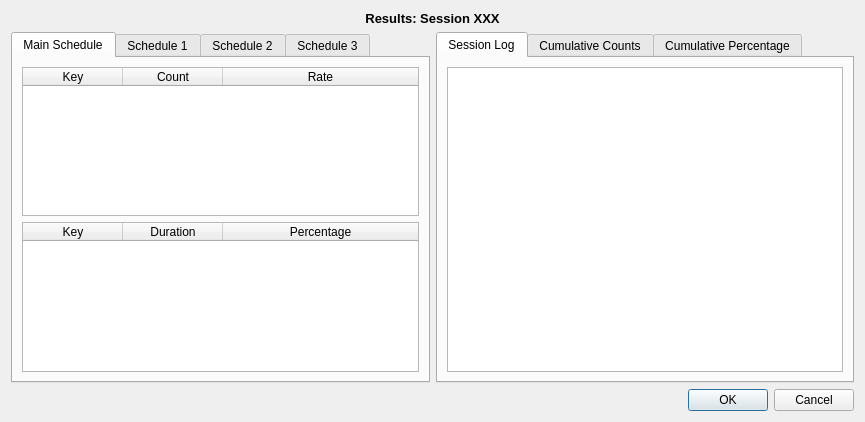
<?xml version="1.0" encoding="UTF-8"?>
<ui version="4.0">
 <class>ResultsDialog</class>
 <widget class="QDialog" name="ResultsDialog">
  <property name="geometry">
   <rect>
    <x>0</x>
    <y>0</y>
    <width>865</width>
    <height>422</height>
   </rect>
  </property>
  <property name="windowTitle">
   <string>Dialog</string>
  </property>
  <layout class="QVBoxLayout" name="verticalLayout_2">
   <item>
    <layout class="QVBoxLayout" name="verticalLayout">
     <item>
      <widget class="QLabel" name="labelTitle">
       <property name="text">
        <string>&lt;html&gt;&lt;head/&gt;&lt;body&gt;&lt;p align=&quot;center&quot;&gt;&lt;span style=&quot; font-size:10pt; font-weight:600;&quot;&gt;Results: Session XXX&lt;/span&gt;&lt;/p&gt;&lt;/body&gt;&lt;/html&gt;</string>
       </property>
       <property name="alignment">
        <set>Qt::AlignCenter</set>
       </property>
      </widget>
     </item>
     <item>
      <layout class="QHBoxLayout" name="horizontalLayout">
       <item>
        <widget class="QTabWidget" name="tabWidget">
         <property name="currentIndex">
          <number>0</number>
         </property>
         <widget class="QWidget" name="tabScheduleMain">
          <attribute name="title">
           <string>Main Schedule</string>
          </attribute>
          <layout class="QVBoxLayout" name="verticalLayout_3">
           <item>
            <widget class="QTableWidget" name="tableMainFreqAll">
             <property name="focusPolicy">
              <enum>Qt::NoFocus</enum>
             </property>
             <property name="editTriggers">
              <set>QAbstractItemView::NoEditTriggers</set>
             </property>
             <attribute name="horizontalHeaderStretchLastSection">
              <bool>true</bool>
             </attribute>
             <attribute name="verticalHeaderVisible">
              <bool>false</bool>
             </attribute>
             <column>
              <property name="text">
               <string>Key</string>
              </property>
             </column>
             <column>
              <property name="text">
               <string>Count</string>
              </property>
             </column>
             <column>
              <property name="text">
               <string>Rate</string>
              </property>
             </column>
            </widget>
           </item>
           <item>
            <widget class="QTableWidget" name="tableMainDurAll">
             <property name="focusPolicy">
              <enum>Qt::NoFocus</enum>
             </property>
             <property name="editTriggers">
              <set>QAbstractItemView::NoEditTriggers</set>
             </property>
             <attribute name="horizontalHeaderStretchLastSection">
              <bool>true</bool>
             </attribute>
             <attribute name="verticalHeaderVisible">
              <bool>false</bool>
             </attribute>
             <column>
              <property name="text">
               <string>Key</string>
              </property>
             </column>
             <column>
              <property name="text">
               <string>Duration</string>
              </property>
             </column>
             <column>
              <property name="text">
               <string>Percentage</string>
              </property>
             </column>
            </widget>
           </item>
          </layout>
         </widget>
         <widget class="QWidget" name="tabScheduleOne">
          <attribute name="title">
           <string>Schedule 1</string>
          </attribute>
          <layout class="QVBoxLayout" name="verticalLayout_4">
           <item>
            <widget class="QTableWidget" name="tableMainFreqOne">
             <property name="focusPolicy">
              <enum>Qt::NoFocus</enum>
             </property>
             <property name="editTriggers">
              <set>QAbstractItemView::NoEditTriggers</set>
             </property>
             <attribute name="horizontalHeaderStretchLastSection">
              <bool>true</bool>
             </attribute>
             <attribute name="verticalHeaderVisible">
              <bool>false</bool>
             </attribute>
             <column>
              <property name="text">
               <string>Key</string>
              </property>
             </column>
             <column>
              <property name="text">
               <string>Count</string>
              </property>
             </column>
             <column>
              <property name="text">
               <string>Rate</string>
              </property>
             </column>
            </widget>
           </item>
           <item>
            <widget class="QTableWidget" name="tableMainDurOne">
             <property name="focusPolicy">
              <enum>Qt::NoFocus</enum>
             </property>
             <property name="editTriggers">
              <set>QAbstractItemView::NoEditTriggers</set>
             </property>
             <attribute name="horizontalHeaderStretchLastSection">
              <bool>true</bool>
             </attribute>
             <attribute name="verticalHeaderVisible">
              <bool>false</bool>
             </attribute>
             <column>
              <property name="text">
               <string>Key</string>
              </property>
             </column>
             <column>
              <property name="text">
               <string>Duration</string>
              </property>
             </column>
             <column>
              <property name="text">
               <string>Percentage</string>
              </property>
             </column>
            </widget>
           </item>
          </layout>
         </widget>
         <widget class="QWidget" name="tabScheduleTwo">
          <attribute name="title">
           <string>Schedule 2</string>
          </attribute>
          <layout class="QVBoxLayout" name="verticalLayout_5">
           <item>
            <widget class="QTableWidget" name="tableMainFreqTwo">
             <property name="focusPolicy">
              <enum>Qt::NoFocus</enum>
             </property>
             <property name="editTriggers">
              <set>QAbstractItemView::NoEditTriggers</set>
             </property>
             <attribute name="horizontalHeaderStretchLastSection">
              <bool>true</bool>
             </attribute>
             <attribute name="verticalHeaderVisible">
              <bool>false</bool>
             </attribute>
             <column>
              <property name="text">
               <string>Key</string>
              </property>
             </column>
             <column>
              <property name="text">
               <string>Count</string>
              </property>
             </column>
             <column>
              <property name="text">
               <string>Rate</string>
              </property>
             </column>
            </widget>
           </item>
           <item>
            <widget class="QTableWidget" name="tableMainDurTwo">
             <property name="focusPolicy">
              <enum>Qt::NoFocus</enum>
             </property>
             <property name="editTriggers">
              <set>QAbstractItemView::NoEditTriggers</set>
             </property>
             <attribute name="horizontalHeaderStretchLastSection">
              <bool>true</bool>
             </attribute>
             <attribute name="verticalHeaderVisible">
              <bool>false</bool>
             </attribute>
             <column>
              <property name="text">
               <string>Key</string>
              </property>
             </column>
             <column>
              <property name="text">
               <string>Duration</string>
              </property>
             </column>
             <column>
              <property name="text">
               <string>Percentage</string>
              </property>
             </column>
            </widget>
           </item>
          </layout>
         </widget>
         <widget class="QWidget" name="tabScheduleThree">
          <attribute name="title">
           <string>Schedule 3</string>
          </attribute>
          <layout class="QVBoxLayout" name="verticalLayout_6">
           <item>
            <widget class="QTableWidget" name="tableMainFreqThree">
             <property name="focusPolicy">
              <enum>Qt::NoFocus</enum>
             </property>
             <property name="editTriggers">
              <set>QAbstractItemView::NoEditTriggers</set>
             </property>
             <attribute name="horizontalHeaderStretchLastSection">
              <bool>true</bool>
             </attribute>
             <attribute name="verticalHeaderVisible">
              <bool>false</bool>
             </attribute>
             <column>
              <property name="text">
               <string>Key</string>
              </property>
             </column>
             <column>
              <property name="text">
               <string>Count</string>
              </property>
             </column>
             <column>
              <property name="text">
               <string>Rate</string>
              </property>
             </column>
            </widget>
           </item>
           <item>
            <widget class="QTableWidget" name="tableMainDurThree">
             <property name="focusPolicy">
              <enum>Qt::NoFocus</enum>
             </property>
             <property name="editTriggers">
              <set>QAbstractItemView::NoEditTriggers</set>
             </property>
             <attribute name="horizontalHeaderStretchLastSection">
              <bool>true</bool>
             </attribute>
             <attribute name="verticalHeaderVisible">
              <bool>false</bool>
             </attribute>
             <column>
              <property name="text">
               <string>Key</string>
              </property>
             </column>
             <column>
              <property name="text">
               <string>Duration</string>
              </property>
             </column>
             <column>
              <property name="text">
               <string>Percentage</string>
              </property>
             </column>
            </widget>
           </item>
          </layout>
         </widget>
        </widget>
       </item>
       <item>
        <widget class="QTabWidget" name="tabWidget_2">
         <property name="currentIndex">
          <number>0</number>
         </property>
         <widget class="QWidget" name="tableWidgetLog">
          <attribute name="title">
           <string>Session Log</string>
          </attribute>
          <layout class="QVBoxLayout" name="verticalLayout_7">
           <item>
            <widget class="QListView" name="listView">
             <property name="focusPolicy">
              <enum>Qt::NoFocus</enum>
             </property>
            </widget>
           </item>
          </layout>
         </widget>
         <widget class="QWidget" name="tab_2">
          <attribute name="title">
           <string>Cumulative Counts</string>
          </attribute>
          <layout class="QVBoxLayout" name="verticalLayout_9">
           <item>
            <layout class="QVBoxLayout" name="plotLayout"/>
           </item>
          </layout>
         </widget>
         <widget class="QWidget" name="tab">
          <attribute name="title">
           <string>Cumulative Percentage</string>
          </attribute>
          <layout class="QVBoxLayout" name="verticalLayout_10">
           <item>
            <layout class="QVBoxLayout" name="plotLayout2"/>
           </item>
          </layout>
         </widget>
        </widget>
       </item>
      </layout>
     </item>
    </layout>
   </item>
   <item>
    <widget class="QDialogButtonBox" name="buttonBox">
     <property name="orientation">
      <enum>Qt::Horizontal</enum>
     </property>
     <property name="standardButtons">
      <set>QDialogButtonBox::Cancel|QDialogButtonBox::Ok</set>
     </property>
    </widget>
   </item>
  </layout>
 </widget>
 <resources/>
 <connections>
  <connection>
   <sender>buttonBox</sender>
   <signal>accepted()</signal>
   <receiver>ResultsDialog</receiver>
   <slot>accept()</slot>
   <hints>
    <hint type="sourcelabel">
     <x>248</x>
     <y>254</y>
    </hint>
    <hint type="destinationlabel">
     <x>157</x>
     <y>274</y>
    </hint>
   </hints>
  </connection>
  <connection>
   <sender>buttonBox</sender>
   <signal>rejected()</signal>
   <receiver>ResultsDialog</receiver>
   <slot>reject()</slot>
   <hints>
    <hint type="sourcelabel">
     <x>316</x>
     <y>260</y>
    </hint>
    <hint type="destinationlabel">
     <x>286</x>
     <y>274</y>
    </hint>
   </hints>
  </connection>
 </connections>
</ui>
